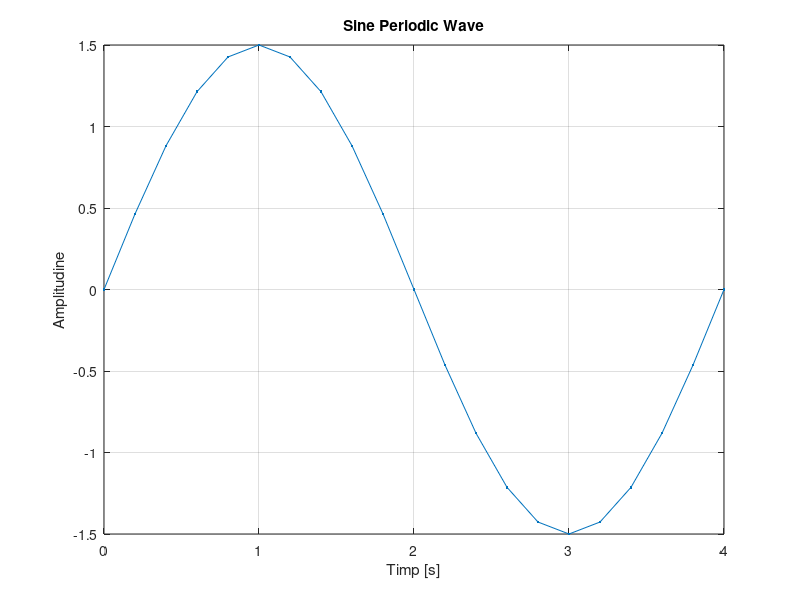

Write MATLAB code to recreate this figure.
A = 1.5;   % amplitudinea 
T = 4;
F = 1 / T;
t = 0:0.002:4;    % timpul de la 0 la 4 secunde cu rezolutie temporara de 2ms
s = A*sin(2*pi*F*t);     % sintaxa sin deseneaza un grafic sinusoidal cu amplitudinea A, perioada t si frecventa F
plot(t,s,'.-'),xlabel('Timp [s]'),ylabel('Amplitudine'),title('Sine Periodic Wave'),grid;

A = 1.5;   % amplitudinea 
T = 4;
F = 1 / T;
t = 0:0.02:4;    % timpul de la 0 la 4 secunde cu rezolutie temporara de 20ms
s = A*sin(2*pi*F*t);     % sintaxa sin deseneaza un grafic sinusoidal cu amplitudinea A, perioada t si frecventa F
plot(t,s,'.-'),xlabel('Timp [s]'),ylabel('Amplitudine'),title('Sine Periodic Wave'),grid;

A = 1.5;   % amplitudinea 
T = 4;
F = 1 / T;
t = 0:0.2:4;    % timpul de la 0 la 4 secunde cu rezolutie temporara de 200ms
s = A*sin(2*pi*F*t);     % sintaxa sin deseneaza un grafic sinusoidal cu amplitudinea A, perioada t si frecventa F
plot(t,s,'.-'),xlabel('Timp [s]'),ylabel('Amplitudine'),title('Sine Periodic Wave'),grid;
